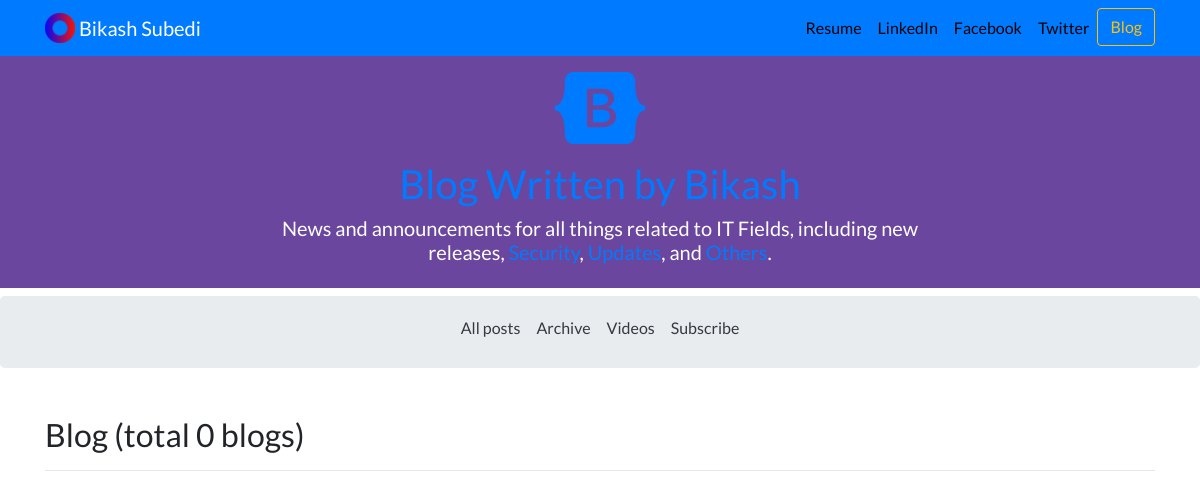
/blog/, run on an earlier commit of the app's database.
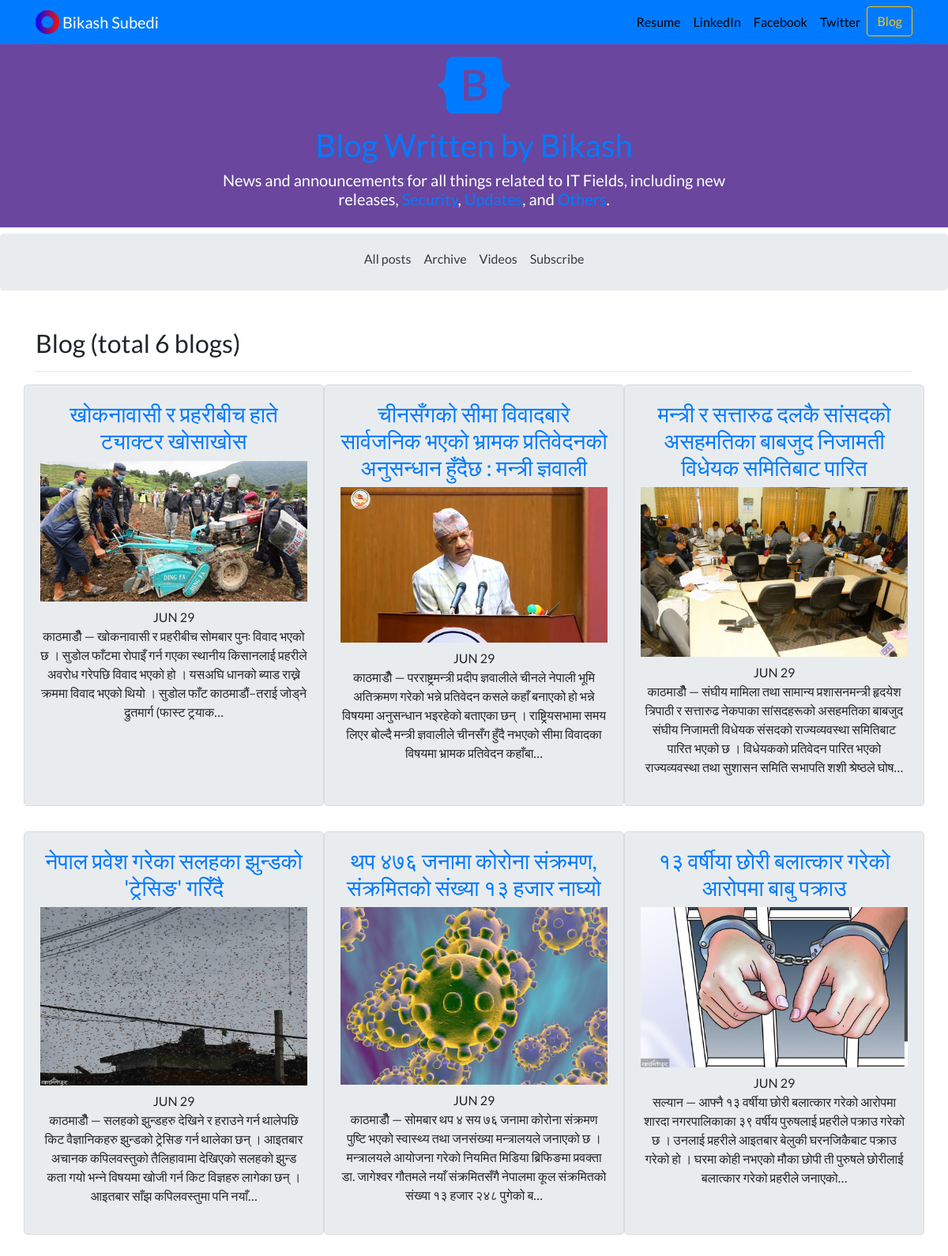
And on a later commit of the database.
### blog/models.py (models this page shows, shortened)
class Blog(models.Model):
    title = models.CharField(max_length=100)
    description = models.TextField()
    image = models.ImageField(upload_to='blog/images/')
    time = models.DateField()

### blog/views.py (the view)
# urls.py: path('', views.all_blog, name='blog'),
def all_blog(request):
    all_blogs = Blog.objects.all()
    return render(request, 'blog/index.html', {'blogs': all_blogs})

### blog/templates/blog/index.html (shortened to what this page needs)
{% extends 'portfolio/base.html' %}
{% load static %}
{% block content %}
    <div class="masthead p-3 mb-2 text-white" style="background-color: #6A469E">
        <div class="container text-center">
            <a href="{% url 'blog:blog' %}" aria-label="Bootstrap">
                <h1 class="f2"> Blog Written by Bikash</h1>
            </a>
            <h5 class="f5">
                News and announcements for all things related to IT Fields, including new <br> releases, <a href="#"
                                                                                                            title="Security">Security</a>,
                <a href="#" title="Updates">Updates</a>, and <a href="#" title="Others">Others</a>.
            </h5>
        </div>
    </div>
    <nav class="bd-subnavbar pt-2 pb-3 jumbotron">
        <div class="container d-flex align-items-md-center py-2">
            <nav class="nav mx-auto">
                <a class="text-dark py-1 mr-3 fw-500 text-decoration-none" href="{% url 'blog:blog' %}">All posts</a>
                <a class="text-dark py-1 mr-3" href="#">Archive</a>
                <a class="text-dark py-1 mr-3" href="#">Videos</a>
                <a class="text-dark py-1" href="#">Subscribe</a>
            </nav>
        </div>
    </nav>
    <div class="container">
        <h2 class="mt-5">Blog (total {{ blogs.count }} blog{{ blogs.count|pluralize }})</h2>
        <hr>
        <div class="row">
            {% for blog in blogs %}
                <div class="col-lg-4 col-md-6 jumbotron item-box-blog">
                    <a href="{% url 'blog:detail' blog.id %}"><h3>{{ blog.title }}</h3></a>
                    <a href="{% url 'blog:detail' blog.id %}"><img src="{{ blog.image.url }}" alt="Image" class="img-fluid mb-2"></a>
                    <h8>{{ blog.time|date:'M d'|upper }}</h8>
                    <p>{{ blog.description|truncatechars:250|striptags }}</p>
                </div>
            {% endfor %}
        </div>
    </div>
{% endblock %}

What changed in the data, as far as the page shows it:
added Blog: title "खोकनावासी र प्रहरीबीच हाते ट्याक्टर खोसाखोस", image (picture), time "JUN 29", description "काठमाडौँ — खोकनावासी र प्रहरीबीच सोमबार पुनः विवाद भएको छ । सुडोल फाँटमा रोपाइँ गर्न गएका स्थानीय किसानलाई प्रहरीले अवरोध गरेपछि विवाद भएको हो । यसअघि धानको ब्याड राख्ने क्रममा विवाद भएको थियो । सुडोल फाँट काठमाडौं–तराई जोड्ने द्रुतमार्ग (फास्ट ट्रयाक…"
now on this page (row edited): Blog: title "चीनसँगको सीमा विवादबारे सार्वजनिक भएको भ्रामक प्रतिवेदनको अनुसन्धान हुँदैछ : मन्त्री ज्ञवाली", image (picture), time "JUN 29", description "काठमाडौँ — परराष्ट्रमन्त्री प्रदीप ज्ञवालीले चीनले नेपाली भूमि अतिक्रमण गरेको भन्ने प्रतिवेदन कसले कहाँ बनाएको हो भन्ने विषयमा अनुसन्धान भइरहेको बताएका छन् । राष्ट्रियसभामा समय लिएर बोल्दै मन्त्री ज्ञवालीले चीनसँग हुँदै नभएको सीमा विवादका विषयमा भ्रामक प्रतिवेदन कहाँबा…"
now on this page (row edited): Blog: title "मन्त्री र सत्तारुढ दलकै सांसदको असहमतिका बाबजुद निजामती विधेयक समितिबाट पारित", image (picture), time "JUN 29", description "काठमाडौँ — संघीय मामिला तथा सामान्य प्रशासनमन्त्री हृदयेश त्रिपाठी र सत्तारुढ नेकपाका सांसदहरूको असहमतिका बाबजुद संघीय निजामती विधेयक संसदको राज्यव्यवस्था समितिबाट पारित भएको छ । विधेयकको प्रतिवेदन पारित भएको राज्यव्यवस्था तथा सुशासन समिति सभापति शशी श्रेष्ठले घोष…"
added Blog: title "नेपाल प्रवेश गरेका सलहका झुन्डको 'ट्रेसिङ' गरिँदै", image (picture), time "JUN 29", description "काठमाडौँ — सलहको झुन्डहरु देखिने र हराउने गर्न थालेपछि किट वैज्ञानिकहरु झुन्डको ट्रेसिङ गर्न थालेका छन् । आइतबार अचानक कपिलवस्तुको तैलिहावामा देखिएको सलहको झुन्ड कता गयो भन्‍ने विषयमा खोजी गर्न किट विज्ञहरु लागेका छन् । आइतबार साँझ कपिलवस्तुमा पनि नयाँ…"
added Blog: title "थप ४७६ जनामा कोरोना संक्रमण, संक्रमितको संख्या १३ हजार नाघ्यो", image (picture), time "JUN 29", description "काठमाडौँ — सोमबार थप ४ सय ७६ जनामा कोरोना संक्रमण पुष्टि भएको स्वास्थ्य तथा जनसंख्या मन्त्रालयले जनाएको छ । मन्त्रालयले आयोजना गरेको नियमित मिडिया ब्रिफिङमा प्रवक्ता डा. जागेश्वर गौतमले नयाँ संक्रमितसँगै नेपालमा कूल संक्रमितको संख्या १३ हजार २४८ पुगेको ब…"
added Blog: title "१३ वर्षीया छोरी बलात्कार गरेको आरोपमा बाबु पक्राउ", image (picture), time "JUN 29", description "सल्यान — आफ्नै १३ वर्षीया छोरी बलात्कार गरेको आरोपमा शारदा नगरपालिकाका ३९ वर्षीय पुरुषलाई प्रहरीले पक्राउ गरेको छ । उनलाई प्रहरीले आइतबार बेलुकी घरनजिकैबाट पक्राउ गरेको हो । घरमा कोही नभएको मौका छोपी ती पुरुषले छोरीलाई बलात्कार गरेको प्रहरीले जनाएको…"
Also different on the page:
{{ blogs.count }}: "0" → "6"
